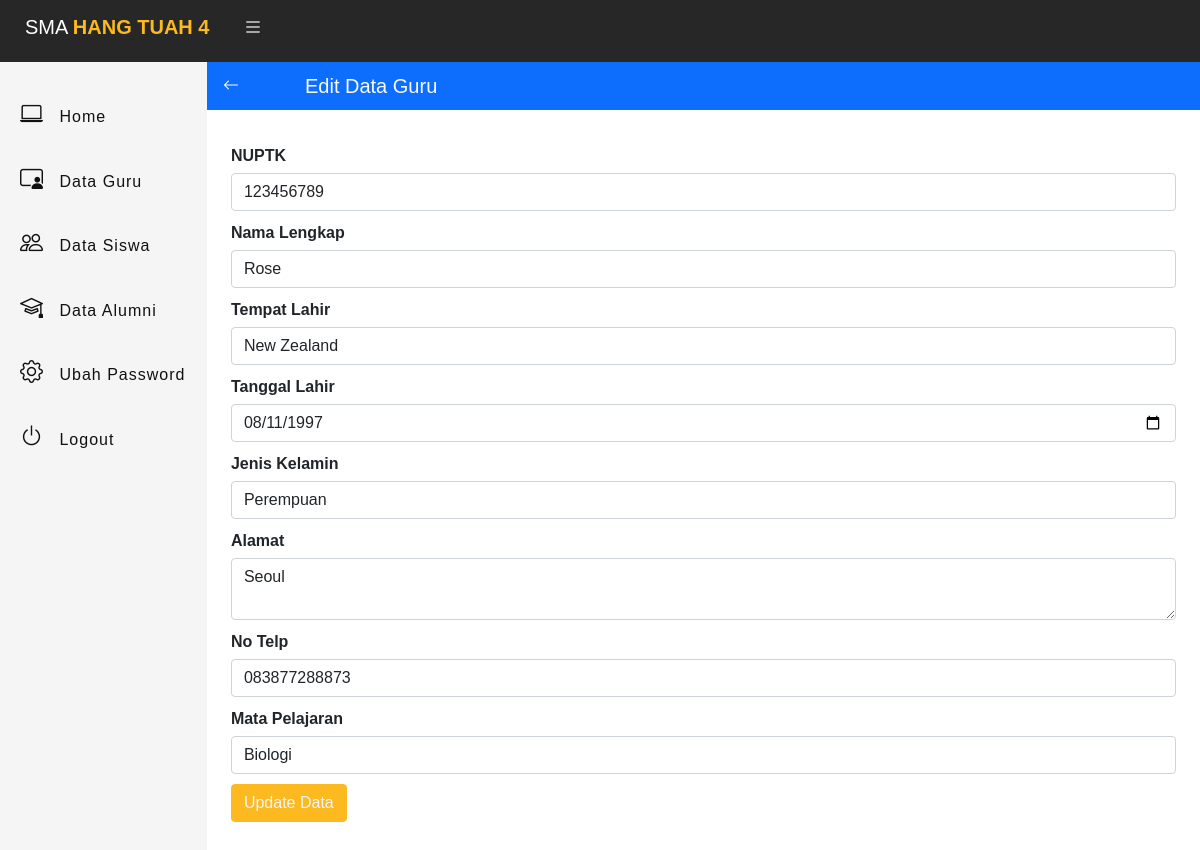
The page /admin.php?p=data-guru-edit&id=16&aksi=edit (signed in) on the database its author committed.
### tables this page shows
CREATE TABLE `guru` (
  `id_guru` int(11) NOT NULL,
  `nuptk` varchar(255) NOT NULL,
  `nama_lengkap` varchar(100) NOT NULL,
  `tempat_lahir` varchar(75) NOT NULL,
  `tgl_lahir` date DEFAULT NULL,
  `jenis_kelamin` varchar(1) NOT NULL,
  `alamat` varchar(255) NOT NULL,
  `notelp` varchar(25) NOT NULL,
  `mata_pelajaran` varchar(100) DEFAULT NULL,
  `created_time` datetime NOT NULL DEFAULT current_timestamp()
);

### database.php (called while the page is built, shortened)
<?php
class database
{
	var $host = "localhost";
	var $uname = "root";
	var $pass = "";
	var $db = "tmp_sekolah";
	var $port = "3307";
	var $conn;
	function __construct()
	{
		$this->conn = mysqli_connect($this->host, $this->uname, $this->pass, $this->db, $this->port);
	}
	function getguru_edit($id)
	{
		$data = mysqli_query($this->conn, "select * from guru where id_guru='$id'");
		while ($d = mysqli_fetch_array($data)) {
			$hasil[] = $d;
		}
		return $hasil;
	}
}
?>

### guru/edit.php (the view, shortened to what this page needs)
<?php
  include 'database.php';
    $db = new database();
    $db->getguru_edit($_GET['id']);
?>
<div class="container-fluid bg-primary text-light">
    <div class="row p-1 mt-2">
        <div class="col-1">
            <a href="?p=data-guru" class="text-white">
                <i class="bi bi-arrow-left"></i>
            </a>
        </div>
        <div class="col-10">
            <h5>Edit Data Guru</h5>
        </div>
    </div>
</div>
<div class="container p-4 editform">
    <form action="guru/proses.php?aksi=edit" method="post" enctype="multipart/form-data">
        <?php foreach($db->getguru_edit($_GET['id']) as $x): ?>
        <div class="form-group">
            <label>NUPTK</label>
            <input type="text" name="nuptk" class="form-control" value="<?php echo $x['nuptk']; ?>">
        </div>
        <div class="form-group">
            <label>Nama Lengkap</label>
            <input type="text" name="nama_lengkap" class="form-control" value="<?php echo $x['nama_lengkap']; ?>">
        </div>
        <div class="form-group">
            <label>Tempat Lahir</label>
            <input type="text" name="tempat_lahir" class="form-control" value="<?php echo $x['tempat_lahir']; ?>">
        </div>
        <div class="form-group">
            <label>Tanggal Lahir</label>
            <input type="date" name="tgl_lahir" class="form-control" value="<?php echo $x['tgl_lahir']; ?>">
        </div>
        <div class="form-group">
            <label>Jenis Kelamin</label>
            <select name="jenis_kelamin" class="form-control">
                <option value="P" <?php if($x['jenis_kelamin'] == 'P'){echo "selected";} ?>>Perempuan</option>
            </select>
        </div>
        <div class="form-group">
            <label>Alamat</label>
            <textarea name="alamat" class="form-control"><?php echo $x['alamat']; ?></textarea>
        </div>
        <div class="form-group">
            <label>No Telp</label>
            <input type="text" name="notelp" class="form-control" value="<?php echo $x['notelp']; ?>">
        </div>
        <div class="form-group">
            <label>Mata Pelajaran</label>
            <input type="text" name="mata_pelajaran" class="form-control" value="<?php echo $x['mata_pelajaran']; ?>">
        </div>
        <div class="form-group">
            <input type="submit" name="submit" class="btn btn-primary" value="Update Data">
        </div>
        <?php endforeach; ?>
    </form>
</div>

### css/admin.css (style rules this page uses)
* { padding: 0; margin: 0; box-sizing: border-box; font-family: "Poppins", sans-serif; }
a { text-decoration: none; }
.btn-primary { background-color: #fcb920; border-color: #fcb920; color: whitesmoke; }

### css/edit.css (style rules this page uses)
.form-group { margin-bottom: 10px; margin-top: 10px; }
.form-group label { font-weight: bold; margin-bottom: 5px; }

### rows shown on the page
guru: nuptk "123456789", nama_lengkap "Rose", tempat_lahir "New Zealand", tgl_lahir "08/11/1997", jenis_kelamin "Perempuan", alamat "Seoul", notelp "083877288873", mata_pelajaran "Biologi"
